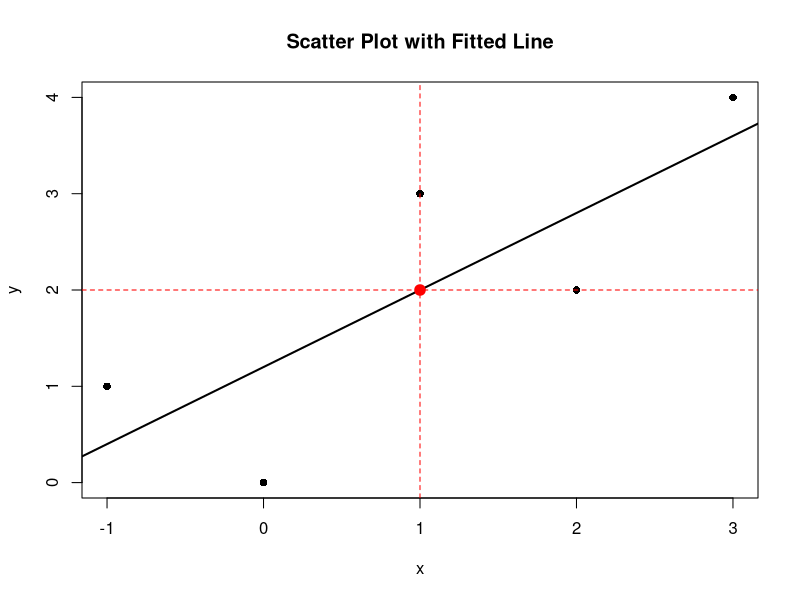

This chart was generated by the following R code:
x <- c(3,2,1,-1,0)
y <- c(4,2,3,1,0)

xbar <- 1
ybar <- 2

mod <- lm(y ~ x)

plot(x, y, pch=16, xlab="x", ylab="y",
     main="Scatter Plot with Fitted Line")
abline(mod, lwd=2)

points(xbar, ybar, pch=19, col="red", cex=1.4)
abline(v=xbar, h=ybar, lty=2, col="red")
